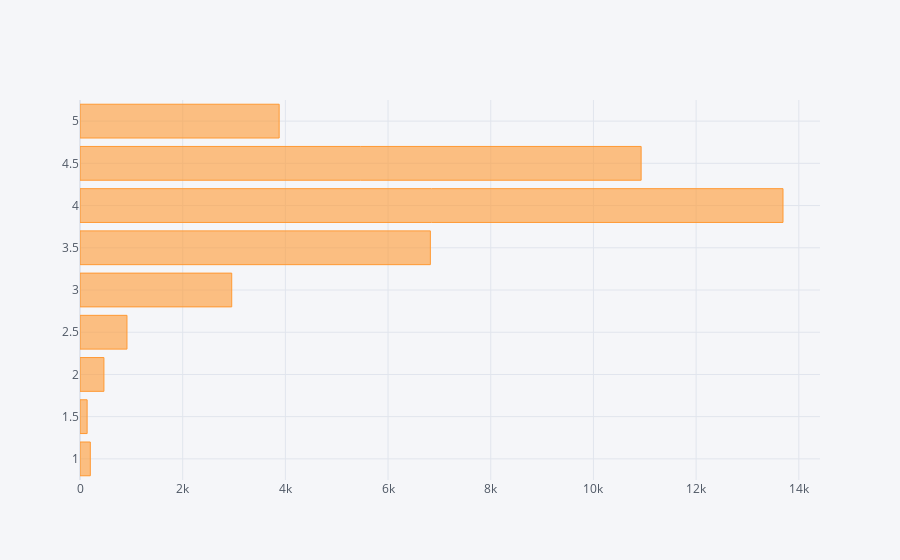

Notebook source saved alongside this figure:
### Markdown cell above
### Посмотрим распределение целевой переменной

### Code cell
df_train['Rating'].value_counts(ascending=True).iplot(kind='barh')

### Figure 1 — Plotly figure (JSON) as saved in the notebook; plotly's stock layout.template omitted (floating-point values rounded to 4 significant figures)
{"data": [{"marker": {"color": "rgba(255, 153, 51, 0.6)", "line": {"color": "rgba(255, 153, 51, 1.0)", "width": 1}}, "name": "Rating", "orientation": "h", "text": "", "type": "bar", "x": [139, 201, 466, 915, 2955, 3879, 6824, 10929, 13692], "y": [1.5, 1, 2, 2.5, 3, 5, 3.5, 4.5, 4]}], "layout": {"legend": {"bgcolor": "#F5F6F9", "font": {"color": "#4D5663"}}, "paper_bgcolor": "#F5F6F9", "plot_bgcolor": "#F5F6F9", "title": {"font": {"color": "#4D5663"}}, "xaxis": {"gridcolor": "#E1E5ED", "showgrid": true, "tickfont": {"color": "#4D5663"}, "title": {"font": {"color": "#4D5663"}, "text": ""}, "zerolinecolor": "#E1E5ED"}, "yaxis": {"gridcolor": "#E1E5ED", "showgrid": true, "tickfont": {"color": "#4D5663"}, "title": {"font": {"color": "#4D5663"}, "text": ""}, "zerolinecolor": "#E1E5ED"}}}
